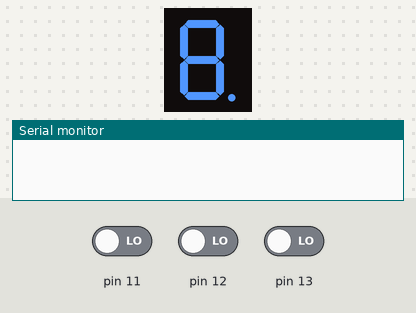
Bench run of a sketch on a simulated Arduino Uno, built with avr-gcc and run on an emulated ATmega328P. Parts: 1-digit seven-segment display, the last lines printed to the serial monitor. Wiring (inferred from the names in the program): 1-digit 7-segment display, segments lit when LOW: segments pin 2, pin 3, pin 4, pin 5, pin 7, pin 8, pin 9, pin 6. Inputs (shaded band) come from the test bench; at power-on: pin 12 LOW, pin 11 LOW, pin 13 LOW. The segment pins are drawn as the display they are named for.

Above: at 1.2 s.
1.3 s: pin 12 driven HIGH
At 2.1 s:
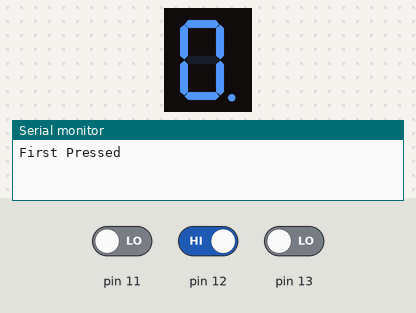
4.3 s: pin 11 driven HIGH
7.3 s: pin 11 driven LOW
At 7.7 s:
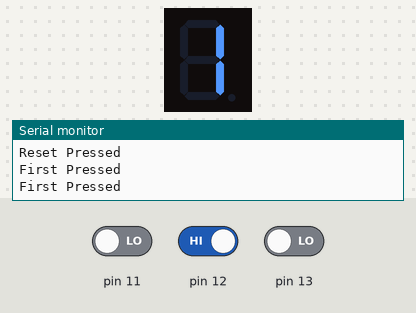
10.3 s: pin 13 driven HIGH
13.3 s: pin 13 driven LOW
At 15.7 s:
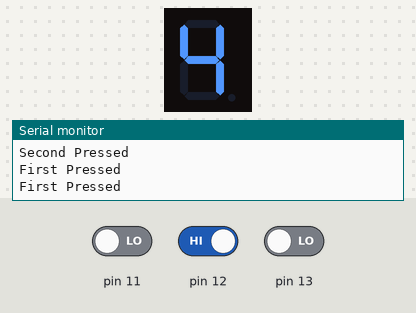
16.3 s: pin 12 driven LOW
Timing chart, 0 to 19.0 s (numbered marks = the images above; inputs shaded):
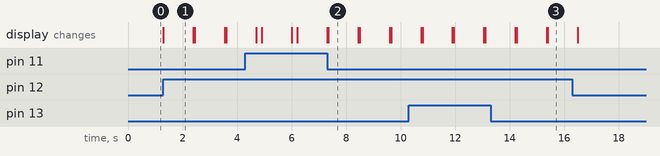

The sketch:

homework.ino
```cpp
#define PIN_DP 6
#define PIN_C 4
#define PIN_D 5
#define PIN_E 7
#define PIN_B 3
#define PIN_A 2
#define PIN_F 8
#define PIN_G 9
int pins[]={PIN_A,PIN_B,PIN_C,PIN_D,PIN_E,PIN_F,PIN_G,PIN_DP};
void setup() {
  Serial.begin(9600);
  pinMode(11,INPUT);
  pinMode(12,INPUT);
  pinMode(13,INPUT);
  pinMode(PIN_DP, OUTPUT);
  pinMode(PIN_C, OUTPUT);
  pinMode(PIN_D, OUTPUT);
  pinMode(PIN_E, OUTPUT);
  pinMode(PIN_B, OUTPUT);
  pinMode(PIN_A, OUTPUT);
  pinMode(PIN_F, OUTPUT);
  pinMode(PIN_G, OUTPUT);
}
void one(){
  digitalWrite(PIN_A,HIGH);
  digitalWrite(PIN_B,LOW);
  digitalWrite(PIN_C,LOW);
  digitalWrite(PIN_D,HIGH);
  digitalWrite(PIN_E,HIGH);
  digitalWrite(PIN_F,HIGH);
  digitalWrite(PIN_G,HIGH);
  digitalWrite(PIN_DP,HIGH);
  delay(1000);
}
void two(){
  digitalWrite(PIN_A,LOW);
  digitalWrite(PIN_B,LOW);
  digitalWrite(PIN_C,HIGH);
  digitalWrite(PIN_D,LOW);
  digitalWrite(PIN_E,LOW);
  digitalWrite(PIN_F,HIGH);
  digitalWrite(PIN_G,LOW);
  digitalWrite(PIN_DP,LOW);
  delay(1000);
}
void three(){
  digitalWrite(PIN_A,LOW);
  digitalWrite(PIN_B,LOW);
  digitalWrite(PIN_C,LOW);
  digitalWrite(PIN_D,LOW);
  digitalWrite(PIN_E,HIGH);
  digitalWrite(PIN_F,HIGH);
  digitalWrite(PIN_G,LOW);
  digitalWrite(PIN_DP,HIGH);
  delay(1000);
}
void reset(){
  digitalWrite(PIN_A,HIGH);
  digitalWrite(PIN_B,HIGH);
  digitalWrite(PIN_C,HIGH);
  digitalWrite(PIN_D,HIGH);
  digitalWrite(PIN_E,HIGH);
  digitalWrite(PIN_F,HIGH);
  digitalWrite(PIN_G,HIGH);
  digitalWrite(PIN_DP,HIGH);
  delay(50);
}
void four(){
  digitalWrite(PIN_A,HIGH);
  digitalWrite(PIN_B,LOW);
  digitalWrite(PIN_C,LOW);
  digitalWrite(PIN_D,HIGH);
  digitalWrite(PIN_E,HIGH);
  digitalWrite(PIN_F,LOW);
  digitalWrite(PIN_G,LOW);
  digitalWrite(PIN_DP,HIGH);
  delay(1000);
}
void five(){
  digitalWrite(PIN_A,LOW);
  digitalWrite(PIN_B,HIGH);
  digitalWrite(PIN_C,LOW);
  digitalWrite(PIN_D,LOW);
  digitalWrite(PIN_E,HIGH);
  digitalWrite(PIN_F,LOW);
  digitalWrite(PIN_G,LOW);
  digitalWrite(PIN_DP,HIGH);
  delay(1000);
}
void six(){
  digitalWrite(PIN_A,LOW);
  digitalWrite(PIN_B,HIGH);
  digitalWrite(PIN_C,LOW);
  digitalWrite(PIN_D,LOW);
  digitalWrite(PIN_E,LOW);
  digitalWrite(PIN_F,LOW);
  digitalWrite(PIN_G,LOW);
  digitalWrite(PIN_DP,HIGH);
  delay(1000);
}
void seven(){
  digitalWrite(PIN_A,LOW);
  digitalWrite(PIN_B,LOW);
  digitalWrite(PIN_C,LOW);
  digitalWrite(PIN_D,HIGH);
  digitalWrite(PIN_E,HIGH);
  digitalWrite(PIN_F,HIGH);
  digitalWrite(PIN_G,HIGH);
  digitalWrite(PIN_DP,HIGH);
  delay(1000);
}
void eight(){
  digitalWrite(PIN_A,LOW);
  digitalWrite(PIN_B,LOW);
  digitalWrite(PIN_C,LOW);
  digitalWrite(PIN_D,LOW);
  digitalWrite(PIN_E,LOW);
  digitalWrite(PIN_F,LOW);
  digitalWrite(PIN_G,LOW);
  digitalWrite(PIN_DP,LOW);
  delay(1000);
}
void nine(){
  digitalWrite(PIN_A,LOW);
  digitalWrite(PIN_B,LOW);
  digitalWrite(PIN_C,LOW);
  digitalWrite(PIN_D,LOW);
  digitalWrite(PIN_E,HIGH);
  digitalWrite(PIN_F,LOW);
  digitalWrite(PIN_G,LOW);
  digitalWrite(PIN_DP,LOW);
  delay(1000);
}
void zero(){
  digitalWrite(PIN_A,LOW);
  digitalWrite(PIN_B,LOW);
  digitalWrite(PIN_C,LOW);
  digitalWrite(PIN_D,LOW);
  digitalWrite(PIN_E,LOW);
  digitalWrite(PIN_F,LOW);
  digitalWrite(PIN_G,HIGH);
  digitalWrite(PIN_DP,LOW);
  delay(1000);
}
int number=0;
void loop() {
  int state=digitalRead(12);
  if (state==1){
    Serial.println("First Pressed");
    switch(number){
      case 0:
        zero();
        number++;
        break;
      case 1:
        one();
        number++;
        break;
      case 2:
        two();
        number++;
        break;
      case 3:
        three();
        number++;
        break;
      case 4:
        four();
        number++;
        break;
      case 5:
        five();
        number++;
        break;
      case 6:
        six();
        number++;
        break;
      case 7:
        seven();
        number++;
        break;
      case 8:
        eight();
        number++;
        break;
      case 9:
        nine();
        number++;
        break;
      case 10:
        number=0;
    }
    delay(100);
    reset();
  }
  int secondstate=digitalRead(13);
  if (secondstate==1){
    Serial.println("Second Pressed");
    switch(number){
      case 0:
        zero();
        break;
      case 1:
        zero();
        number--;
        break;
      case 2:
        one();
        number--;
        break;
      case 3:
        two();
        number--;
        break;
      case 4:
        three();
        number--;
        break;
      case 5:
        four();
        number--;
        break;
      case 6:
        five();
        number--;
        break;
      case 7:
        six();
        number--;
        break;
      case 8:
        seven();
        number--;
        break;
      case 9:
        eight();
        number--;
        break;
  }
  delay(100);
  reset();
  }
  int thirdstate=digitalRead(11);
  if (thirdstate==1){
    Serial.println("Reset Pressed");
    number=0;
    reset();
    delay(100);
  }
  }
```

Measured:
- after the input at 1.3 s, the display: changes at once (image 1)
- after the input at 7.3 s, the display: first differs from a run without the input after 0.05 s (image 2)
- after the input at 13.3 s, the display: first differs from a run without the input after 2.1 s (image 3)
- what the display in image 1 shows lasts 1.1 s, from 1.3 s to 2.4 s
